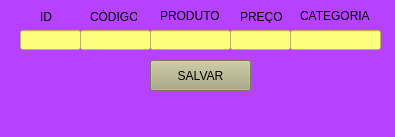
<?xml version="1.0" encoding="UTF-8"?>
<ui version="4.0">
 <class>MainWindow</class>
 <widget class="QMainWindow" name="MainWindow">
  <property name="geometry">
   <rect>
    <x>0</x>
    <y>0</y>
    <width>395</width>
    <height>137</height>
   </rect>
  </property>
  <property name="windowTitle">
   <string>MainWindow</string>
  </property>
  <property name="styleSheet">
   <string notr="true">background-color: rgb(182, 65, 255);</string>
  </property>
  <widget class="QWidget" name="centralwidget">
   <widget class="QLabel" name="label">
    <property name="geometry">
     <rect>
      <x>40</x>
      <y>10</y>
      <width>47</width>
      <height>13</height>
     </rect>
    </property>
    <property name="styleSheet">
     <string notr="true">
font: 75 9pt &quot;Arial&quot;;</string>
    </property>
    <property name="text">
     <string>ID</string>
    </property>
   </widget>
   <widget class="QLabel" name="label_2">
    <property name="geometry">
     <rect>
      <x>90</x>
      <y>10</y>
      <width>47</width>
      <height>13</height>
     </rect>
    </property>
    <property name="styleSheet">
     <string notr="true">
font: 75 9pt &quot;Arial&quot;;
</string>
    </property>
    <property name="text">
     <string>CÒDIGO</string>
    </property>
   </widget>
   <widget class="QLabel" name="label_3">
    <property name="geometry">
     <rect>
      <x>160</x>
      <y>6</y>
      <width>61</width>
      <height>20</height>
     </rect>
    </property>
    <property name="styleSheet">
     <string notr="true">
font: 75 9pt &quot;Arial&quot;;
</string>
    </property>
    <property name="text">
     <string>PRODUTO</string>
    </property>
   </widget>
   <widget class="QLabel" name="label_4">
    <property name="geometry">
     <rect>
      <x>240</x>
      <y>10</y>
      <width>47</width>
      <height>13</height>
     </rect>
    </property>
    <property name="styleSheet">
     <string notr="true">font: 75 9pt &quot;Arial&quot;;</string>
    </property>
    <property name="text">
     <string>PREÇO</string>
    </property>
   </widget>
   <widget class="QLabel" name="label_5">
    <property name="geometry">
     <rect>
      <x>300</x>
      <y>0</y>
      <width>71</width>
      <height>31</height>
     </rect>
    </property>
    <property name="styleSheet">
     <string notr="true">font: 75 9pt &quot;Arial&quot;;</string>
    </property>
    <property name="text">
     <string>CATEGORIA</string>
    </property>
   </widget>
   <widget class="QLineEdit" name="lineEdit">
    <property name="geometry">
     <rect>
      <x>20</x>
      <y>30</y>
      <width>61</width>
      <height>20</height>
     </rect>
    </property>
    <property name="styleSheet">
     <string notr="true">background-color: rgb(255, 255, 127);</string>
    </property>
   </widget>
   <widget class="QLineEdit" name="lineEdit_2">
    <property name="geometry">
     <rect>
      <x>80</x>
      <y>30</y>
      <width>71</width>
      <height>20</height>
     </rect>
    </property>
    <property name="styleSheet">
     <string notr="true">background-color: rgb(255, 255, 127);</string>
    </property>
   </widget>
   <widget class="QLineEdit" name="lineEdit_3">
    <property name="geometry">
     <rect>
      <x>150</x>
      <y>30</y>
      <width>81</width>
      <height>20</height>
     </rect>
    </property>
    <property name="styleSheet">
     <string notr="true">background-color: rgb(255, 255, 127);</string>
    </property>
   </widget>
   <widget class="QLineEdit" name="lineEdit_4">
    <property name="geometry">
     <rect>
      <x>230</x>
      <y>30</y>
      <width>61</width>
      <height>20</height>
     </rect>
    </property>
    <property name="styleSheet">
     <string notr="true">background-color: rgb(255, 255, 127);</string>
    </property>
   </widget>
   <widget class="QLineEdit" name="lineEdit_5">
    <property name="geometry">
     <rect>
      <x>290</x>
      <y>30</y>
      <width>91</width>
      <height>20</height>
     </rect>
    </property>
    <property name="styleSheet">
     <string notr="true">background-color: rgb(255, 255, 127);</string>
    </property>
   </widget>
   <widget class="QPushButton" name="pushButton">
    <property name="geometry">
     <rect>
      <x>150</x>
      <y>60</y>
      <width>101</width>
      <height>31</height>
     </rect>
    </property>
    <property name="styleSheet">
     <string notr="true">background-color: rgb(170, 170, 127);</string>
    </property>
    <property name="text">
     <string>SALVAR</string>
    </property>
   </widget>
  </widget>
  <widget class="QMenuBar" name="menubar">
   <property name="geometry">
    <rect>
     <x>0</x>
     <y>0</y>
     <width>395</width>
     <height>21</height>
    </rect>
   </property>
  </widget>
  <widget class="QStatusBar" name="statusbar"/>
 </widget>
 <resources/>
 <connections/>
</ui>
